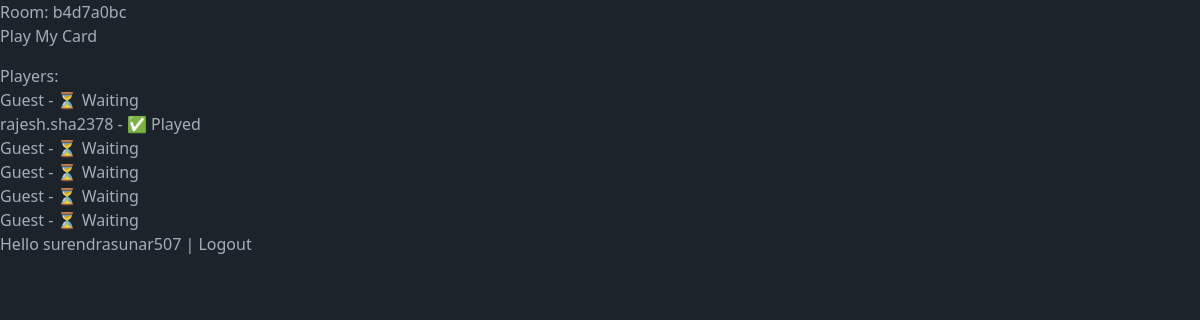
Screenshot of /room/b4d7a0bc/ (signed in) with the database file from the repository.
### home/models.py (models this page shows, shortened)
class GameRoom(models.Model):
    room_code = models.CharField(max_length=8, unique=True, default=uuid.uuid4)
    is_active = models.BooleanField(default=True)
    created_at = models.DateTimeField(auto_now_add=True)
    game_started = models.BooleanField(default=False)

class Player(models.Model):
    user = models.ForeignKey(User, on_delete=models.CASCADE, null=True, blank=True)
    room = models.ForeignKey(GameRoom, on_delete=models.CASCADE)
    card = models.JSONField(null=True, blank=True)
    total_score = models.IntegerField(default=0)
    has_played = models.BooleanField(default=False)
    is_bot = models.BooleanField(default=False)
    score = models.IntegerField(default=0)

### home/views.py (the view, shortened to what this page needs)
# urls.py: path('room/<str:room_code>/', views.room, name='room'),
def room(request, room_code):
    room = get_object_or_404(GameRoom, room_code=room_code)
    players = Player.objects.filter(room=room)
    current_player = None
    if request.user.is_authenticated:
        current_player = players.filter(user=request.user).first()
    players = Player.objects.filter(room=room)
    waiting_for_more_players = players.count() < 3
    if all(p.has_played for p in players) and room.game_started:
        return redirect(f"/reveal/{room.room_code}/")
    evaluated = []
    for p in players:
        if len(p.card) == 3:
            hand_rank = evaluate_hand(p.card)
            evaluated.append((p, hand_rank))
    winner_player = None
    if evaluated:
        winner_player, _ = max(
            evaluated,
            key=lambda x: (-x[1][0], x[1][1])
        )
    return render(request, "home/room.html", {
        "room_code": room.room_code,
        "players": players,
        "current_player": current_player,
        "evaluated": evaluated,
        "winner": winner_player,
        "waiting_for_more_players": waiting_for_more_players,
        "player_count": players.count(),
    })

### home/utils.py (called while the page is built)
def evaluate_hand(hand):
    rank_order = {r: i for i, r in enumerate(RANKS)}
    values = sorted([rank_order[c[:-1]] for c in hand], reverse=True)
    suits  = [c[-1] for c in hand]
    ranks  = [c[:-1] for c in hand]
    is_trail         = (len(set(ranks)) == 1)
    is_flush         = (len(set(suits)) == 1)
    seq              = is_sequence(values)
    is_pure_sequence = seq and is_flush
    is_pair          = (len(set(ranks)) == 2)
    if is_trail:
        return (1, values)
    if is_pure_sequence:
        return (2, values)
    if seq:
        return (3, values)
    if is_flush:
        return (4, values)
    if is_pair:
        return (5, values)
    return (6, values)

def is_sequence(values):
    sorted_vals = sorted(values)
    if sorted_vals == list(range(sorted_vals[0], sorted_vals[0] + 3)):
        return True
    return sorted_vals == [0, 1, 12]

### home/templates/home/room.html (shortened to what this page needs)
{% extends "home/base.html" %}
{% block content %}
<h1>Room: {{ room_code }}</h1>
{% if not waiting_for_more_players %}
  {% if not current_player.has_played %}
    <form method="post" action="/play/{{ room_code }}/">
      <button type="submit">Play My Card</button>
    </form>
  {% else %}
    <p>Waiting for others to play...</p>
  {% endif %}
{% else %}
  <p>Waiting for players to join... ({{ players|length }}/3)</p>
{% endif %}
<h3>Players:</h3>
<ul>
  {% for p in players %}
    <li>
      {% if p.is_bot %}
        🤖 Bot
      {% elif p.user %}
        {{ p.user.username|default:p.user.email }}
      {% else %}
        Guest
      {% endif %}
      - {% if p.has_played %} ✅ Played {% else %} ⏳ Waiting {% endif %}
    </li>
  {% endfor %}
</ul>
{% endblock %}

### home/templates/home/base.html (shortened to what this page needs)
{% load static %}
<html lang="en" data-theme="dark">
    <head>
        <link rel="stylesheet" href="{% static 'css/output.css' %}">
    </head>
    <body>
        {% block content %}
        {% endblock %}
    </body>
</html>
{% if request.user.is_authenticated %}
  Hello {{ request.user.username }} |
  <a href="{% url 'logout' %}?next=/">Logout</a>
{% else %}
  <a href="{% url 'social:begin' 'auth0' %}">Login with Auth0</a>
{% endif %}

### rows the page displays
GameRoom: room_code "b4d7a0bc"
Player: is_bot "Guest", has_played "⏳ Waiting"
Player: user.username "rajesh.sha2378", has_played "✅ Played"
Player: is_bot "Guest", has_played "⏳ Waiting"
Player: is_bot "Guest", has_played "⏳ Waiting"
Player: is_bot "Guest", has_played "⏳ Waiting"
Player: is_bot "Guest", has_played "⏳ Waiting"

### other values shown
{{ request.user.username }} "surendrasunar507"
